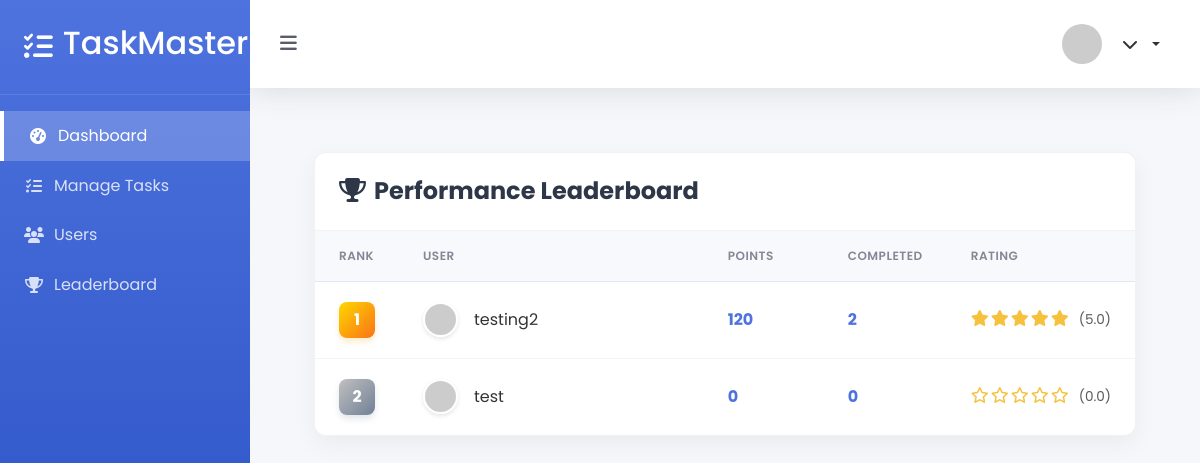
Page /leaderboard/ on the earlier database version.
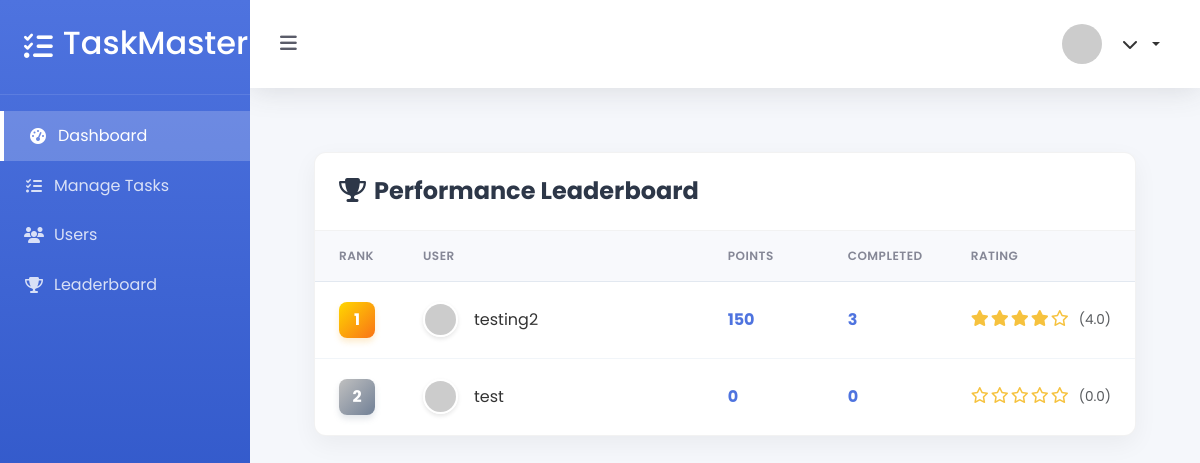
Same page on the later database version.
### myapp/models.py (models this page shows, shortened)
class CustomUser(AbstractUser):
    is_admin = models.BooleanField(default=False)
    points = models.IntegerField(default=0)
    rewards = models.IntegerField(default=0)

### myapp/views.py (the view)
# urls.py: path('leaderboard/', leaderboard, name='leaderboard'),
def leaderboard(request):
    leaderboard_users = CustomUser.objects.filter(is_admin=False)\
        .annotate(
            completed_tasks=Count('assigned_tasks', filter=Q(assigned_tasks__status__in=['completed', 'verified'])),
            average_rating=Avg('assigned_tasks__rating', filter=Q(assigned_tasks__rating__isnull=False))
        )\
        .order_by('-points')
    context = {
        'leaderboard': leaderboard_users,
    }
    return render(request, 'myapp/leaderboard.html', context)

### myapp/templates/myapp/leaderboard.html (shortened to what this page needs)
{% extends "myapp/base_admin.html" %}
{% load static %}
{% block content %}
<div class="leaderboard-container">
    <div class="leaderboard-card">
        <div class="leaderboard-header">
            <h2><i class="fas fa-trophy me-2"></i>Performance Leaderboard</h2>
        </div>
        <div class="table-responsive">
            <table class="leaderboard-table">
                <thead>
                    <tr>
                        <th style="width: 80px;">Rank</th>
                        <th>User</th>
                        <th style="width: 120px;">Points</th>
                        <th style="width: 120px;">Completed</th>
                        <th style="width: 150px;">Rating</th>
                    </tr>
                </thead>
                <tbody>
                    {% for user in leaderboard %}
                    <tr {% if user == request.user %}class="your-position"{% endif %}>
                        <td>
                            <div class="rank-badge {% if forloop.counter <= 3 %}rank-{{ forloop.counter }}{% else %}rank-other{% endif %}">
                                {{ forloop.counter }}
                            </div>
                        </td>
                        <td>
                            <div class="user-info">
                                <img src="https://ui-avatars.com/api/?name={{ user.username }}&background=random&color=fff&bold=true"
                                     class="user-avatar"
                                     alt="{{ user.username }}">
                                <div>
                                    <div class="username">{{ user.username }}</div>
                                </div>
                            </div>
                        </td>
                        <td class="points-cell">{{ user.points }}</td>
                        <td class="points-cell">{{ user.completed_tasks }}</td>
                        <td>
                            <div class="rating-stars">
                                {% for i in "12345" %}
                                    {% if i|add:0 <= user.average_rating %}
                                        <i class="fas fa-star"></i>
                                    {% else %}
                                        <i class="far fa-star"></i>
                                    {% endif %}
                                {% endfor %}
                                <span class="ms-2 text-muted" style="font-size: 0.85rem;">
                                    ({{ user.average_rating|default:"0"|floatformat:1 }})
                                </span>
                            </div>
                        </td>
                    </tr>
                    {% empty %}
                    <tr>
                        <td colspan="5" class="text-center py-4 text-muted">
                            No users found in the leaderboard
                        </td>
                    </tr>
                    {% endfor %}
                </tbody>
            </table>
        </div>
    </div>
</div>
{% endblock %}

Differences in the rows shown:
changed CustomUser "testing2": points "120" → "150"; completed_tasks "2" → "3"; average_rating "5.0" → "4.0"
